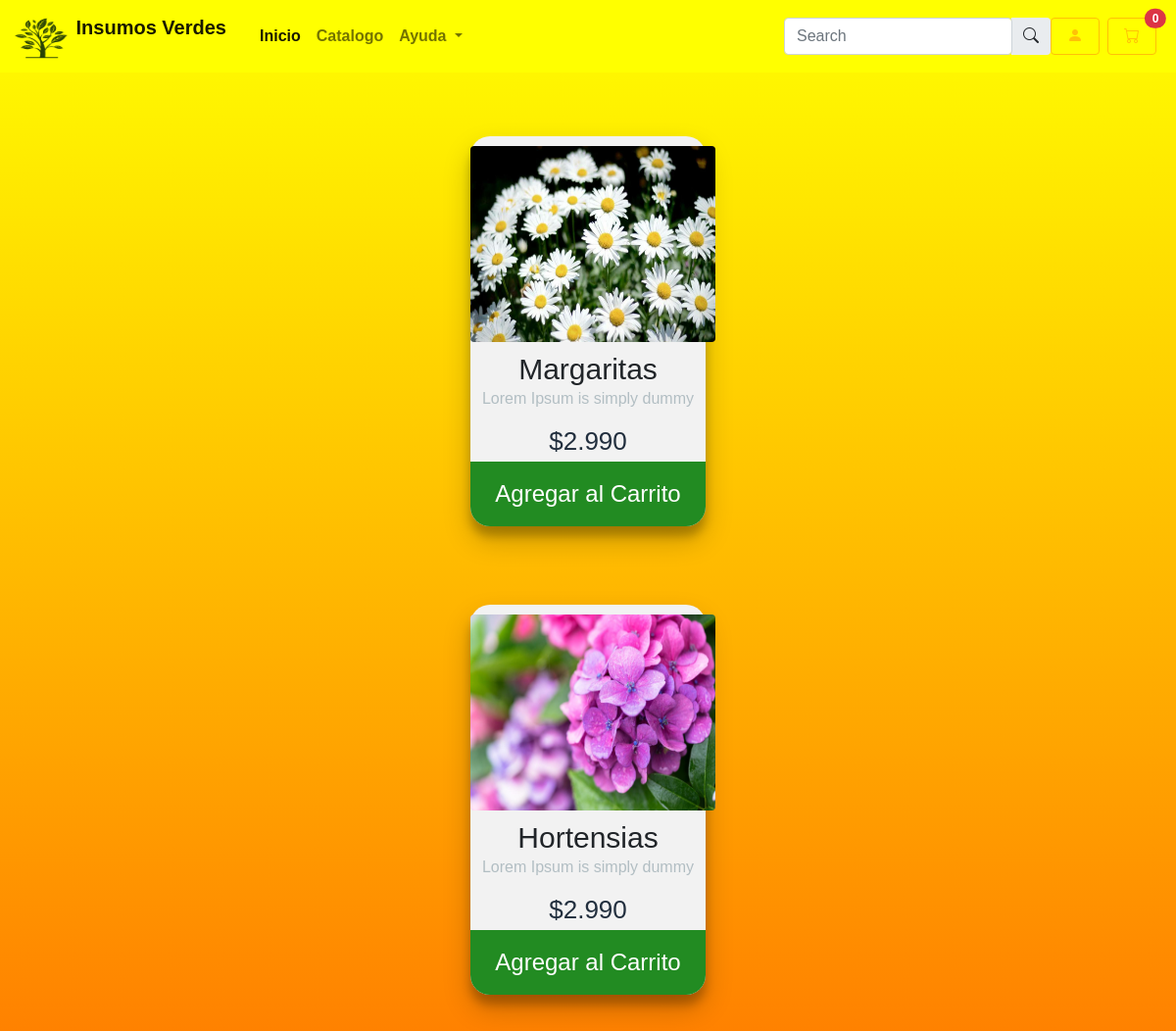
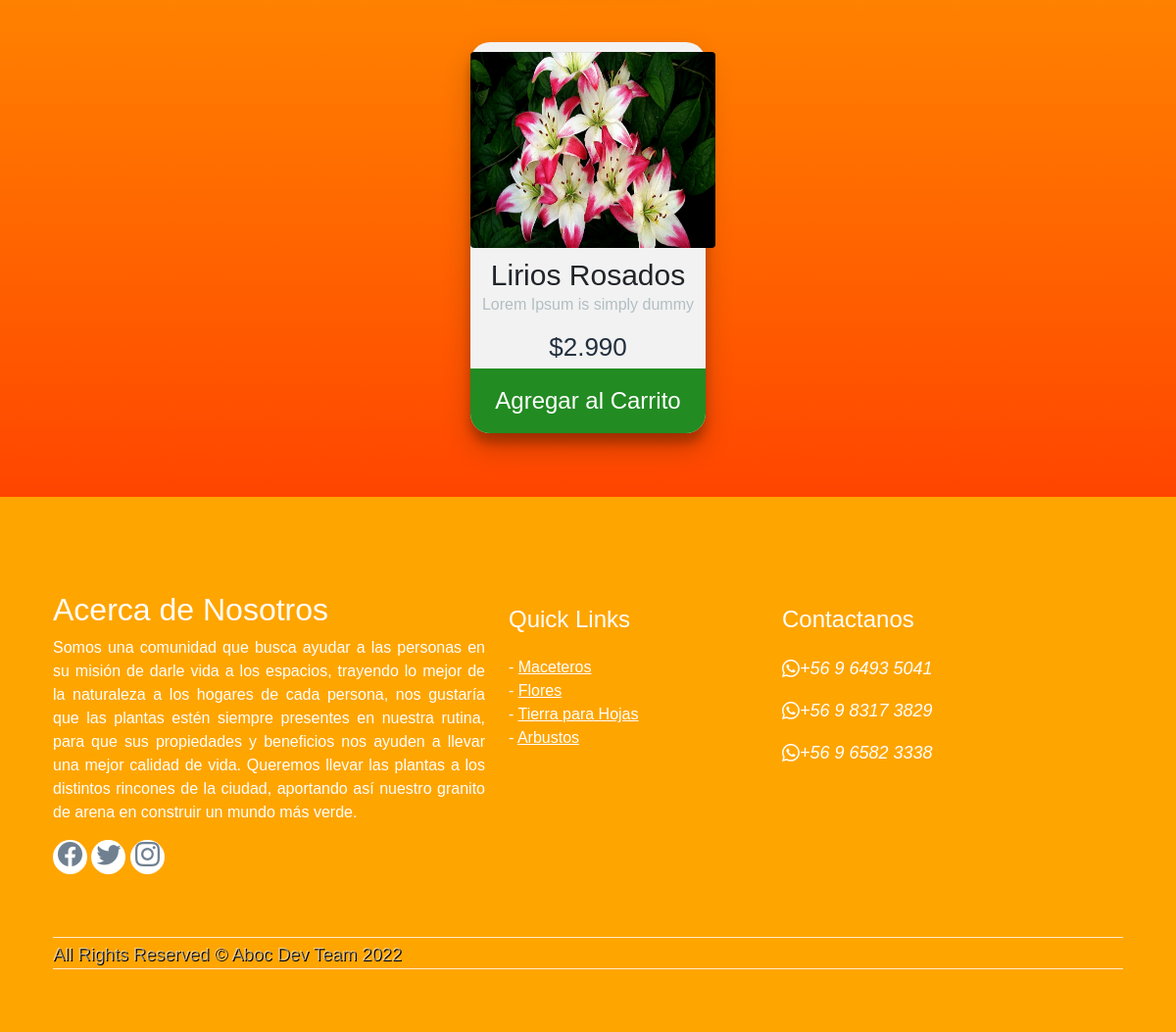
/flores/, run on the app's committed database (2 pictures, top to bottom).
### front/models.py (models this page shows, shortened)
class Foto(models.Model):
    idFoto = models.IntegerField(primary_key=True)
    nombreFoto = models.CharField(max_length=100)
    nombreArchivo= models.CharField(max_length=256)
    descripcion=models.CharField(max_length=500)

### front/views.py (the view)
# urls.py: path('flores/', flores, name="flores"),
def flores(request):
    fotos = Foto.objects.all()
    datos ={'fotos': fotos} #par ordenado de atributo y valor que se van a pasar a la vista
    return render(request, 'flores.html', datos)

### front/templates/flores.html (shortened to what this page needs)
{% load static %}
<!DOCTYPE html>
<html lang="es">
<head>
    <link href="https://cdn.jsdelivr.net/npm/bootstrap@5.0.2/dist/css/bootstrap.min.css" rel="stylesheet"
>
    <link rel="stylesheet" href="https://cdn.jsdelivr.net/npm/bootstrap-icons@1.8.1/font/bootstrap-icons.css">
</head>
<body style="background: linear-gradient(yellow, orangered)">
  <nav class="navbar navbar-expand-lg navbar-light" style="background-color: yellow;">
    <div class="container-fluid">
      <a class="navbar-brand" href="{% url 'home' %}" >
        <img src="{% static 'img/logo planta.png'%}" alt="" width="50" height="44" class="d-inline-block align-text-top">
              Insumos Verdes
      </a>
      <div class="collapse navbar-collapse" id="navbarSupportedContent">
        <ul class="navbar-nav me-auto mb-2 mb-lg-0">
          <li class="nav-item">
            <a class="nav-link active" aria-current="page" href="{% url 'home' %}">Inicio</a>
          </li>
          <li class="nav-item">
            <a class="nav-link" href="{% url 'catalogo' %}">Catalogo</a>
          </li>
          <li class="nav-item dropdown">
            <a class="nav-link dropdown-toggle" href="#" id="navbarDropdown" role="button" data-bs-toggle="dropdown" aria-expanded="false">
              Ayuda
            </a>
          </li>
        </ul>
        <div class="d-flex align-items-center">
        <form class="d-flex input-group w-auto">
            <input
              type="search"
              class="form-control rounded"
              placeholder="Search"
              aria-label="Search"
              aria-describedby="search-addon"
            />
            <a class="input-group-text border-0" href="#">
              <i class="bi bi-search"></i>
            </a>
          </form>
        </div>
          <br>
          <div class="d-flex align-items-center">
            <a href="{% url 'login' %}" class="btn btn-outline-warning btn-rounded px-3 me-2">
              <i class="bi bi-person-fill"></i>
            </a>
        </div>
        <div class="d-flex align-items-center">
        <a href="{% url 'carrito' %}" class="cart-btn btn btn-outline-warning btn-rounded px-3 me-2 position-relative">
          <i class="bi bi-cart"></i>
          <span class="position-absolute top-0 start-100 translate-middle badge rounded-pill bg-danger">
            0
          </span>
        </a>
      </div>
    </div>
  </nav>
  {% for foto in fotos %}
  <div class="col">
        <div class="gallery">
            <div class="content">
                <a href="producto2.html"><img class="img-producto rounded" src="{% static 'img/'%}{{foto.nombreArchivo}}" alt=""></a>
                <h3 class="nombre">{{foto.nombreFoto}}</h3>
                <p class="desc">Lorem Ipsum is simply dummy</p>
                <h6 class="precio">$2.990</h6>
                <button class="buy">Agregar al Carrito</button>
            </div>
        </div>
  </div>
  {% endfor %}
      <div class="container-fluid">
        <div class="row">
          <footer>
            <div class="mt-5 pt-5 pb-5 footer">
                <div class="container">
                    <div class="row">
                        <div class="col-lg-5 col-xs-12">
                            <h2>Acerca de Nosotros</h2>
                            <p class="pr-5 text-white">
                              Somos una comunidad que busca ayudar a las personas en su misión de darle vida a los espacios,
                              trayendo lo mejor de la naturaleza a los hogares de cada persona, nos gustaría  que las plantas estén siempre presentes en nuestra rutina,
                              para que sus propiedades y beneficios nos ayuden a llevar una mejor calidad de vida.
                              Queremos llevar las plantas a los distintos rincones de la ciudad, aportando así nuestro granito de arena en construir un mundo más verde.  </p>
                            <ul class="social">
                                <li><a href="#"><i class="bi bi-facebook"></i></a></li>
                                <li><a href="#"><i class="bi bi-twitter"></i></a></li>
                                <li><a href="#"><i class="bi bi-instagram"></i></a></li>
                            </ul>
                        </div>
                        <div class="col-lg-3 col-xs-12 links">
                            <h4 class="mt-lg-0 mt-sm-3">Quick Links</h4>
                            <ul class="m-0 p-0">
                                <li>- <a href="#">Maceteros</a></li>
                                <li>- <a href="#">Flores</a></li>
                                <li>- <a href="#">Tierra para Hojas</a></li>
                                <li>- <a href="#">Arbustos</a></li>
                            </ul>
                        </div>
                        <div class="col-lg-4 col-xs-12 location">
                            <h4 class="mt-lg-0 mt-sm-4">Contactanos</h4>
                            <p><i class="bi bi-whatsapp">+56 9 6493 5041</i></p>
                            <p><i class="bi bi-whatsapp">+56 9 8317 3829</i></p>
                            <p><i class="bi bi-whatsapp">+56 9 6582 3338</i></p>
                        </div>
                    </div>
                    <div class="row mt-5">
                        <div class="col copyright text-center">
                            <p><small class="text-white-50">
                                All Rights Reserved &copy; Aboc Dev Team 2022
                            </small></p>
                        </div>
                    </div>
                </div>
            </div>
        </footer>
      </div>
    </div>
</body>
</html>

### front/static/css/estilos.css (style rules this page uses)
body { background: linear-gradient(yellow, orangered); }
a { text-decoration: none; color: black; }
nav a { font-weight: 600; padding-right: 10px; }
p { text-align: justify; }
.navbar-brand > img { width: 60px; }
* { margin: 0; padding: 0; box-sizing: border-box; font-family: 'Poppins', sans-serif }
footer { background: orange; position: absolute; color: white; width: 100vw; }
.social { padding: 0; }
h4 { padding: 15px 0px; }
.social li { display: inline-block; background-color: white; width: 35px; height: 35px; border-radius: 50%; text-align: center; line-height: 30px; padding: 0cm; }
.social li a i { padding-top: 4px; color: slategray; transition: .3s; font-size: 25px; }
.footer .links ul { list-style-type: none; }
.footer .links li a { color: white; transition: color 0.2s; }
.footer .location i { font-size: 18px; }
.footer .copyright p { font-size: 1.3rem; text-shadow: 1px 1px black; border-top: 1px solid rgb(255, 255, 255, 0.8); border-bottom: 1px solid rgb(255, 255, 255, 0.8); }
.nombre { text-align: center; font-size: 30px; margin: 0; padding-top: 10px; }
.gallery { display: flex; flex-wrap: wrap; width: 100%; justify-content: center; align-items: center; margin: 50px 0; }
.content { width: 20%; margin: 15px; box-sizing: border-box; float: left; text-align: center; border-radius: 20px; cursor: pointer; padding-top: 10px; box-shadow: 0 14px 28px rgba(0, 0, 0, 0.22), 0 10px 10px rgba(0, 0, 0, 0.22); transition: .4s; background: #f2f2f2; }
.img-producto { width: 250px; height: 200px; text-align: center; margin: 0 auto; display: block; }
.desc { text-align: center; color: #b2bec3; padding-top: 0 8px; }
.precio { font-size: 26px; text-align: center; color: #222f3e; margin: 0; }
.buy { text-align: center; font-size: 24px; color: #fff; width: 100%; padding: 15px; border: 0; outline: none; cursor: pointer; margin-top: 5px; border-bottom-right-radius: 20px; border-bottom-left-radius: 20px; }
.buy { background: forestgreen; }
.container { max-width: 1200px; margin: 0 auto; padding: 0 16px; }
.active { border-color: orangered !important; }

### data on the page
Foto: nombreArchivo (picture), nombreFoto "Margaritas"
Foto: nombreArchivo (picture), nombreFoto "Hortensias"
Foto: nombreArchivo (picture), nombreFoto "Lirios Rosados"
